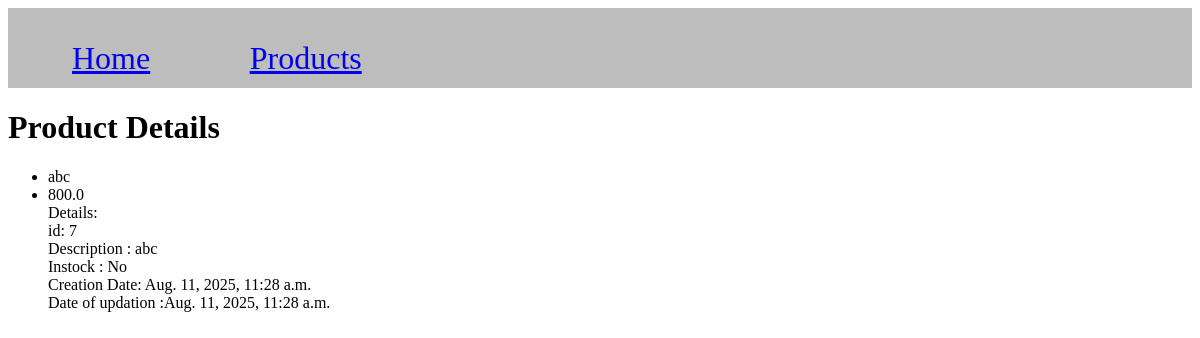
Page /products/7/ on the committed database.
### product/models.py (models this page shows, shortened)
class Product(models.Model):
    name = models.CharField(max_length=50)
    description = models.CharField(max_length=150)
    price = models.FloatField()
    in_stock = models.BooleanField(default=True)
    created_at = models.DateTimeField(auto_now_add=True)
    updated_at = models.DateTimeField(auto_now=True)

### product/views.py (the view)
# urls.py: path("products/<int:id>/", views.displayproduct, name="displayproduct"),
def displayproduct(request, id):
    if request.method == "GET":
        product = Product.objects.get(id=id)
        return render(request, "displayproduct.html", {"product": product})

### templates/displayproduct.html (shortened to what this page needs)
{% include 'navbar.html' %}
{% load static %}
<!DOCTYPE html>
<html lang="en">
<head>
    <link rel="stylesheet" href="{% static 'index.css' %}">
</head>
<body>
     <h1>Product Details</h1>
     {%if product%}
     <div>
        <ul>
            <li>{{product.name}}</li>
            <li>{{product.price}}</li>
            <div >
                Details: <br>
                id: {{product.id}}<br>
                Description : {{product.description}}<br>
                Instock : {{product.instock|yesno:"Yes,No"}}<br>
                Creation Date: {{product.created_at}}<br>
                Date of updation :{{product.updated_at}}<br>
            </div>
        </ul>
     </div>
     {%else%}
     <div>
        <p>NO products found</p>
     </div>
     {% endif %}
</body>
</html>

### rows in the picture
Product: name "abc", price "800.0", id "7", description "abc", created_at "Aug. 11, 2025, 11:28 a.m.", updated_at "Aug. 11, 2025, 11:28 a.m."

### other values in the picture
{{ product.instock|yesno:"Yes,No" }} "No"
